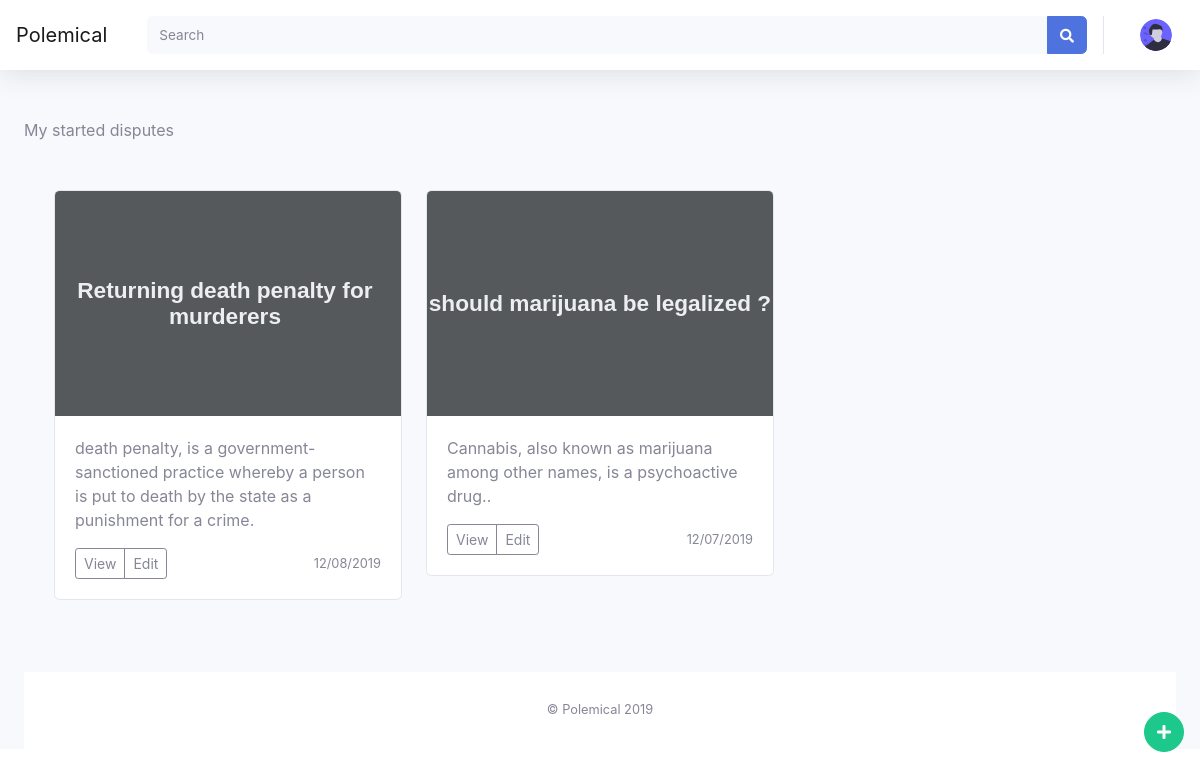
/disputes/fulana (signed in), run on the app's committed database.
### app/models.py (models this page shows, shortened)
class Post(db.Model):
    id = db.Column(db.Integer, primary_key=True)
    question = db.Column(db.String(128))
    body = db.Column(db.String(512))
    timestamp = db.Column(db.DateTime, index=True, default=datetime.utcnow)
    user_id = db.Column(db.Integer, db.ForeignKey('user.id'))

### app/main/routes.py (the view)
@bp.route('/disputes/<username>')  # dynamic component
@login_required
def disputes(username):
    user = User.query.filter_by(username=username).first_or_404()
    arguments = Post.query.filter_by(user_id=user.id)
    return render_template('disputes.html', args=arguments)

### app/main/routes.py (called while the page is built)
@bp.context_processor
def injector():
    return {
        'now' : datetime.utcnow(),
        'site_name': Config.SITE_NAME
    }

def log_lastseen():
    if current_user.is_authenticated:
        current_user.last_seen = datetime.utcnow()
    db.session.commit()

@bp.before_request
def before_request():
    log_lastseen()

### app/models.py (called while the page is built)
@login.user_loader
def load_user(id):
    return User.query.get(int(id))

### app/templates/disputes.html
{% extends "base.html" %}
    {% block payload %}
        <div>
            My started disputes
        </div>
      <div class="album py-5 bg-light">
        <div class="container">
          <div class="row">
        {% for a in args %}
            <div class="col-md-4">
              <div class="card mb-4 box-shadow">
              <a href="{{url_for('main.viewarg', aid=a.id)}}">
                <img class="card-img-top" data-src="holder.js/100px225?theme=thumb&bg=55595c&fg=eceeef&text={{a.question}}" alt="{{a.question}}">
                </a>
                <div class="card-body">
                  <p class="card-text">{{a.body}}.</p>
                  <div class="d-flex justify-content-between align-items-center">
                    <div class="btn-group">
                      <button type="button" class="btn btn-sm btn-outline-secondary">View</button>
                      <button type="button" class="btn btn-sm btn-outline-secondary">Edit</button>
                    </div>
                    <small class="text-muted">{{ moment(a.timestamp).calendar() }}</small>
                  </div>
                </div>
              </div>
            </div>
        {% endfor %}
      </div>
    {% endblock %}

### data on the page
Post: body "death penalty, is a government-sanctioned practice whereby a person is put to death by the state as a punishment for a crime", timestamp "12/08/2019"
Post: question (picture), body "Cannabis, also known as marijuana among other names, is a psychoactive drug.", timestamp "12/07/2019"

### other printed values
{{ site_name }} "Polemical"
